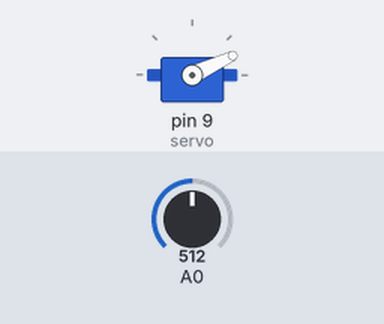
Recording of a sketch running on a simulated Arduino Uno, built with avr-gcc and run on an emulated ATmega328P. Parts: servo. The test bench sets the inputs (shaded band); at power-on: A0 = 512. What the sketch prints to the serial monitor is not drawn.

Above: at 1.2 s.
1.3 s: A0 set to 66
2.8 s: A0 set to 58
Timing chart, 0 to 11.8 s (numbered marks = the images above; inputs shaded):
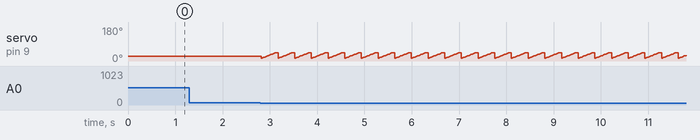

Measured:
- after the input at 1.3 s, every drawn part: stays the same

The sketch:

mini_project.ino
```cpp
#include <Servo.h>
Servo servo;
const int threshold=62;
int cnt;
unsigned long jump_delayTime;

void jump1(){
  for(int i=65;i<92;i++){
    servo.write(i);
    delay(7);
  }
  servo.write(65);
  if(cnt>=4){
    for(int i=65;i>33;i--){
      servo.write(i);
      delay(7);
    }
  servo.write(65);
  }

  cnt++;
}
void jump(){
   servo.write(15);
  for(int i=15;i<45;i++){
    servo.write(i);
    delay(10);
  }
}
void setup() {
  Serial.begin(9600);
  servo.attach(9);
  servo.write(25);
  cnt=0;

}

void loop() {

  int light=analogRead(A0);
  if(light<=threshold){    //점프 기준값보다 조도센서 값이 작으면
    jump();
  }
  Serial.print(light);
  Serial.print(",\t");
  Serial.println(cnt);
  delay(50);
}
```
